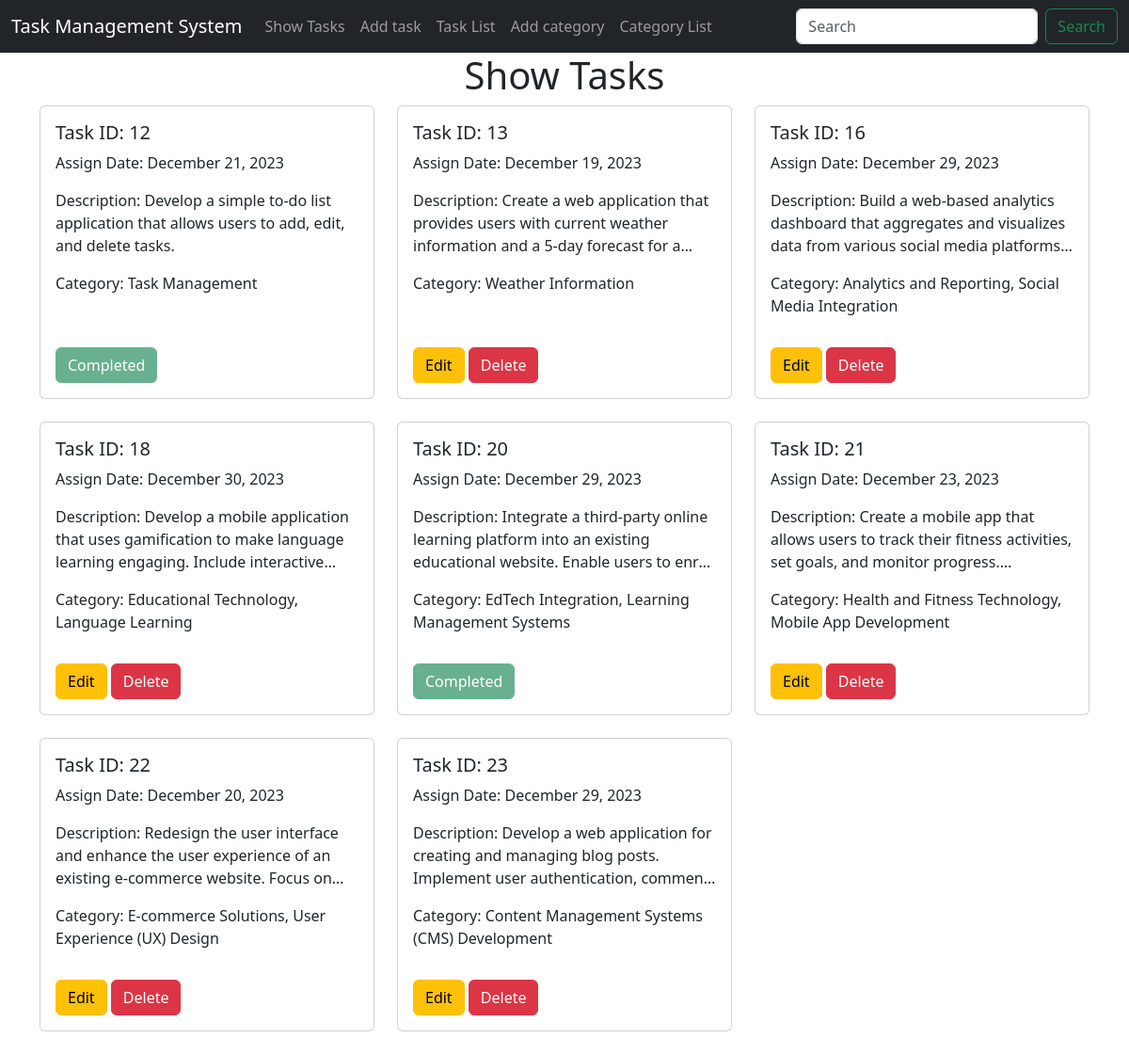
The page / on the database its author committed.
### tasks/models.py (models this page shows, shortened)
class TaskModel(models.Model):
    taskTitle = models.CharField(max_length=255)
    taskDescription = models.TextField()
    is_completed = models.BooleanField(default=False)
    task_Assign_Date = models.DateField()

### categories/models.py (models this page shows, shortened)
class TaskCategory(models.Model):
    categoryName = models.CharField(max_length=255)
    tasks = models.ManyToManyField(TaskModel)

### Task_Management_System/views.py (the view)
# urls.py: path('',views.show_tasks, name="show_tasks"),
def show_tasks(request):
    tasks = TaskModel.objects.all()
    return render(request, 'show_tasks.html', {'tasks': tasks})

### templates/show_tasks.html
{% extends 'base.html' %}
{% block content %}
<div class="container">
    <h1 class="text-center">Show Tasks</h1>
    <div class="row">
        {% for task in tasks %}
        <div class="col-md-4 mb-4">
            <div class="card">
                <div class="card-body">
                    <h5 class="card-title">Task ID: {{ task.id }}</h5>
                    <p class="card-text">Assign Date: {{ task.task_Assign_Date|date:"F d, Y" }}</p>
                    <div style="
                            overflow: hidden;
                            display: -webkit-box;
                            -webkit-line-clamp: 3;
                            -webkit-box-orient: vertical;" onmouseover="this.style.webkitLineClamp='initial';"onmouseout="this.style.webkitLineClamp='3';">
                        <p class="card-text">Description: {{ task.taskDescription }}</p>
                    </div>
                    <div
                    style="
                    height: 80px;"
                    onmouseover="this.style.height='auto';"
                    onmouseout="this.style.height='80px';">
                        <p class="card-text mt-3">Category:
                            {% for category in task.taskcategory_set.all %}
                            {{ category.categoryName }}{% if not forloop.last %}, {% endif %}
                            {% endfor %}
                        </p>
                    </div>
                    {% if not task.is_completed %}
                    <a href="{% url 'edit_task' task.id %}" class="btn btn-warning">Edit</a>
                    <a href="{% url 'delete_task' task.id %}" class="btn btn-danger">Delete</a>
                    {% else %}
                    <button type="button" class="btn btn-success" disabled>Completed</button>
                    {% endif %}
                </div>
            </div>
        </div>
        {% endfor %}
    </div>
</div>
{% endblock %}

### templates/base.html (shortened to what this page needs)
<!doctype html>
<html lang="en">
<head>
    <link href="https://cdn.jsdelivr.net/npm/bootstrap@5.3.2/dist/css/bootstrap.min.css" rel="stylesheet"
>
</head>
<body>
    <nav class="navbar navbar-expand-lg navbar-dark bg-dark">
        <div class="container-fluid">
            <a class="navbar-brand" href="{% url 'show_tasks' %}">Task Management System</a>
            <div class="collapse navbar-collapse" id="navbarSupportedContent">
                <ul class="navbar-nav me-auto mb-2 mb-lg-0">
                    <li class="nav-item">
                        <a class="nav-link" aria-current="page" href="{% url 'show_tasks' %}">Show Tasks</a>
                    </li>
                    <li class="nav-item">
                        <a class="nav-link" aria-current="page" href="{% url 'add_task' %}">Add task</a>
                    </li>
                    <li class="nav-item">
                        <a class="nav-link" aria-current="page" href="{% url 'task_list' %}">Task List</a>
                    </li>
                    <li class="nav-item">
                        <a class="nav-link" aria-current="page" href="{% url 'add_category' %}">Add category</a>
                    </li>
                    <li class="nav-item">
                        <a class="nav-link" aria-current="page" href="{% url 'category_list' %}">Category List</a>
                    </li>
                </ul>
                <form class="d-flex" role="search">
                    <input class="form-control me-2" type="search" placeholder="Search" aria-label="Search">
                    <button class="btn btn-outline-success" type="submit">Search</button>
                </form>
            </div>
        </div>
    </nav>
    {% block content %}
    {% endblock %}
</body>
</html>

### rows shown on the page
TaskModel: id "12", task_Assign_Date "December 21, 2023", taskDescription "Develop a simple to-do list application that allows users to add, edit, and delete tasks.", is_completed "Completed"
TaskCategory: categoryName "Task Management"
TaskModel: id "13", task_Assign_Date "December 19, 2023", taskDescription "Create a web application that provides users with current weather information and a 5-day forecast for…", is_completed "Edit"
TaskCategory: categoryName "Weather Information"
TaskModel: id "16", task_Assign_Date "December 29, 2023", taskDescription "Build a web-based analytics dashboard that aggregates and visualizes data from various social media…", is_completed "Edit"
TaskCategory: categoryName "Analytics and Reporting"
TaskCategory: categoryName "Social Media Integration"
TaskModel: id "18", task_Assign_Date "December 30, 2023", taskDescription "Develop a mobile application that uses gamification to make language learning engaging. Include…", is_completed "Edit"
TaskCategory: categoryName "Educational Technology"
TaskCategory: categoryName "Language Learning"
TaskModel: id "20", task_Assign_Date "December 29, 2023", taskDescription "Integrate a third-party online learning platform into an existing educational website. Enable users to…", is_completed "Completed"
TaskCategory: categoryName "EdTech Integration"
TaskCategory: categoryName "Learning Management Systems"
TaskModel: id "21", task_Assign_Date "December 23, 2023", taskDescription "Create a mobile app that allows users to track their fitness activities, set goals, and monitor…", is_completed "Edit"
TaskCategory: categoryName "Health and Fitness Technology"
TaskCategory: categoryName "Mobile App Development"
TaskModel: id "22", task_Assign_Date "December 20, 2023", taskDescription "Redesign the user interface and enhance the user experience of an existing e-commerce website. Focus…", is_completed "Edit"
TaskCategory: categoryName "E-commerce Solutions"
TaskCategory: categoryName "User Experience (UX) Design"
TaskModel: id "23", task_Assign_Date "December 29, 2023", taskDescription "Develop a web application for creating and managing blog posts. Implement user authentication,…", is_completed "Edit"
TaskCategory: categoryName "Content Management Systems (CMS) Development"
